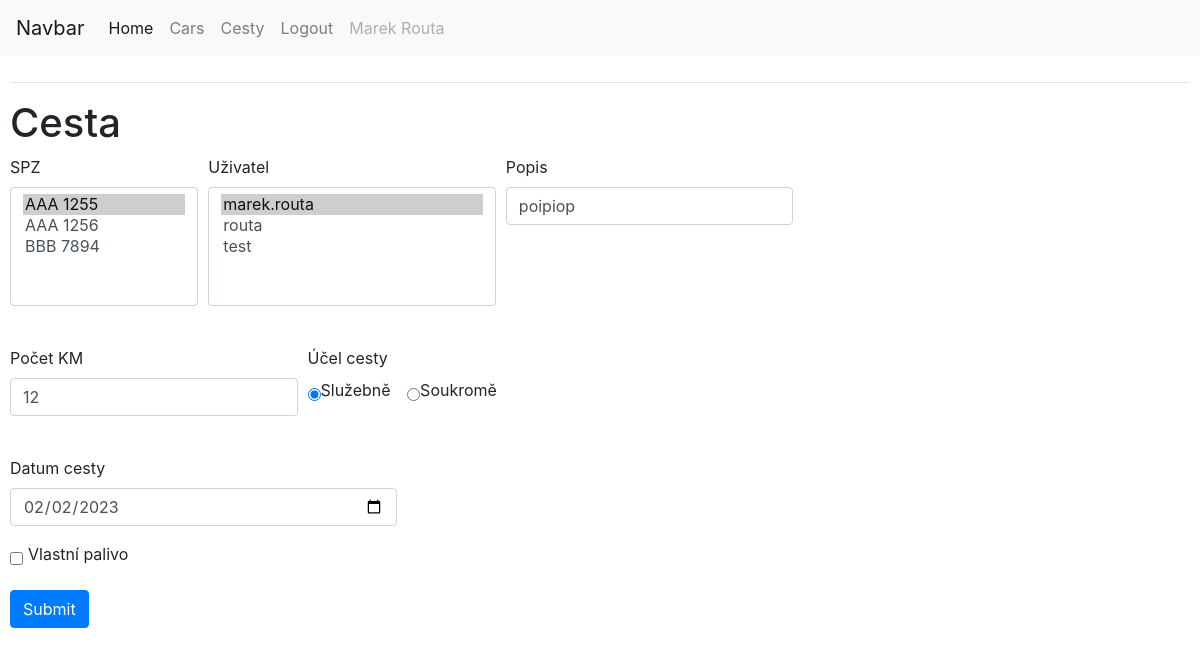
The app's page /edit_route/1 (signed in) with its own data.
### app/models.py (models this page shows, shortened)
class User(UserMixin,db.Model):
    id = db.Column(db.Integer, primary_key=True)
    username = db.Column(db.String(64), index=True, unique=True)
    email = db.Column(db.String(120), index=True, unique=True)
    user_name =  db.Column(db.String(120), index=True)
    google_id = db.Column(db.String(120), index=True)
    cars = db.relationship("Car", backref="car_user", lazy=True)
    routes = db.relationship("Route", backref="car_user",lazy=True)
    def __repr__(self):
        return '{}'.format(self.username)

class Route(db.Model):
    id = db.Column(db.Integer, primary_key=True)
    driver = db.Column(db.Integer, db.ForeignKey('user.id'), nullable=True)
    car = db.Column(db.Integer, db.ForeignKey('car.id'), nullable=True)
    route_desc = db.Column(db.String(120), index=True)
    route_purpose = db.Column(db.Integer)
    date = db.Column(db.DateTime,index=True, nullable=True)
    own_gas = db.Column(db.Integer)
    route_length = db.Column(db.Integer)

### app/routes.py (the view)
@app.route("/edit_route/<int:route_id>", methods=['GET', 'POST'])
@login_required
def edit_route(route_id):
    item = db.session.query(Route).get(route_id)
    form = RouteOps(obj=item)
    if form.validate_on_submit():
        form.populate_obj(item)
        db.session.add(item)
        db.session.commit()
        return redirect(url_for('routes'))
    return render_template('new_route.html', form=form)

### app/forms.py
class RouteOps(FlaskForm):
    car = SelectField("SPZ", choices=get_cars, validators=[DataRequired()])
    driver = SelectField("Uživatel", choices=get_users,validators=[DataRequired()])
    route_desc = StringField('Popis', validators=[DataRequired()])
    route_purpose = RadioField("Účel cesty", coerce=int, choices=[(1, "Služebně"),(2,"Soukromě")],default=1, validators=[DataRequired()])
    date = DateField("Datum cesty", validators=[DataRequired()], default=datetime.datetime.today) ## Now it will call it everytime.
    own_gas = BooleanField('Vlastní palivo', validators=[Optional()])
    route_length = IntegerField("Počet KM", validators=[DataRequired(),NumberRange(min=1)])
    submit = SubmitField('Submit')

### app/forms.py (called while the page is built)
def get_users():
    choices = list()
    users = User.query.order_by(User.username)
    for user in users:  # <- assumes store_id and store_names are unique
        choices.append((user.id,user))
    return choices

def get_cars():
    choices = list()
    cars = Car.query.order_by(Car.SPZ)
    for car in cars:  # <- assumes store_id and store_names are unique
        choices.append((car.id,car.SPZ))
    return choices

### app/models.py (called while the page is built)
@login.user_loader
def load_user(id):
    return User.query.get(int(id))

### app/templates/new_route.html (shortened to what this page needs)
{% extends "base.html" %}
{% block content %}
<h1>Cesta</h1>
<div class="divForm">
<form action="" method="post" novalidate>
    <div class="form-row">
        <div class="form-group col-md-2">
          {{ form.car.label }}
          {{ form.car(size=5,class_="form-control") }} <br>
        </div>
        <div class="form-group col-md-3">
            {{ form.driver.label }}<br>
            {{ form.driver(size=5,class_="form-control") }}<br>
        </div>
        <div class="form-group col-md-3">
            {{ form.route_desc.label }}<br>
            {{ form.route_desc(size=32,class_="form-control") }}<br>
        </div>
      </div>
      <div class="form-row">
        <div class="form-group col-md-3">
            {{ form.route_length.label }}<br>
            {{ form.route_length(size=32,class_="form-control") }}<br>
        </div>
        <div class="form-check col-md-4">
        {{form.route_purpose.label}} <br>
        {% for field in form.route_purpose %}
        <div class="form-check form-check-inline">
          {{field}}
          {{field.label}}
        </div>
        {% endfor %}
      </div>
      </div>
      <div class="form-row">
        <div class="form-group col-md-4">
            {{ form.date.label }}<br>
            {{ form.date(size=32,class_="form-control") }}
        </div>
      </div>
      <div class="form-row">
        <div class="form-group col-md-2">
          <div class="form-check form-check-inline">
            {{ form.own_gas(class="form-check-input form-check-inline") }}
            <label class="form-check-label" for="inlineCheckbox1">{{ form.own_gas.label }}</label>
          </div>
        </div>
      </div>
      <div class="form-row">
      <div class="form-group col-md-12">
        {{ form.submit(class="btn btn-primary") }}
      </div>
      </div>
</form>
</div>
{% endblock %}

### app/templates/base.html (shortened to what this page needs)
<html lang="en">
<head>
    <link rel="stylesheet" href="https://cdn.jsdelivr.net/npm/bootstrap@4.3.1/dist/css/bootstrap.min.css"></link>
    <link rel="stylesheet" href="https://cdnjs.cloudflare.com/ajax/libs/selectize.js/0.12.6/css/selectize.bootstrap3.min.css" />
    <link rel="stylesheet" type="text/css" href="{{url_for('static', filename='DataTables/datatables.min.css')}}"/>
</head>
<body>
<nav class="navbar navbar-expand-lg navbar-light bg-light">
  <a class="navbar-brand" href="#">Navbar</a>
  <div class="collapse navbar-collapse" id="navbarNav">
    <ul class="navbar-nav">
      <li class="nav-item active">
        <a class="nav-link" href="/">Home <span class="sr-only">(current)</span></a>
      </li>
      <li class="nav-item">
        <a class="nav-link" href="/cars">Cars</a>
      </li>
      <li class="nav-item">
        <a class="nav-link" href="/routes">Cesty</a>
      </li>
      <li class="nav-item">
        {% if current_user.is_anonymous %}
        <a class="nav-link" href="{{url_for('login')}}">Login</a>
        {% else %}
        <a class="nav-link" href="{{url_for('logout')}}">Logout</a>
        {% endif %}
      </li>
      <li class="nav-item">
        <a class="nav-link disabled" href="#" tabindex="-1" aria-disabled="true">{{current_user.user_name}}</a>
      </li>
    </ul>
  </div>
</nav>
<div class="content" style="padding: 10px">
<hr>
    {% block content %}{% endblock %}
  </div>
</body>
</html>

### records on screen
User: user_name "Marek Routa"
Route: car "AAA 1255 ☑ / AAA 1256 / BBB 7894", driver "marek.routa ☑ / routa / test", route_desc "poipiop", route_length "12", date "02/02/2023"

### other values on screen
{{ field.label }} "Služebně" "Soukromě"
